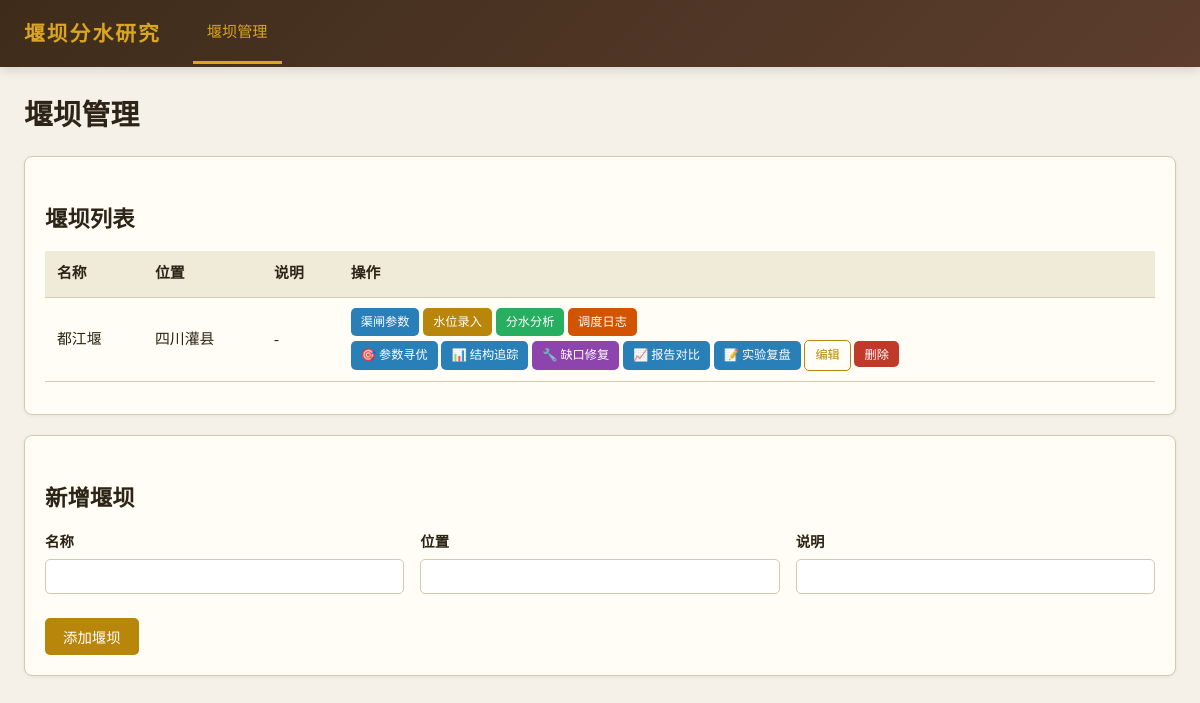
Before: /weirs with the older database file.
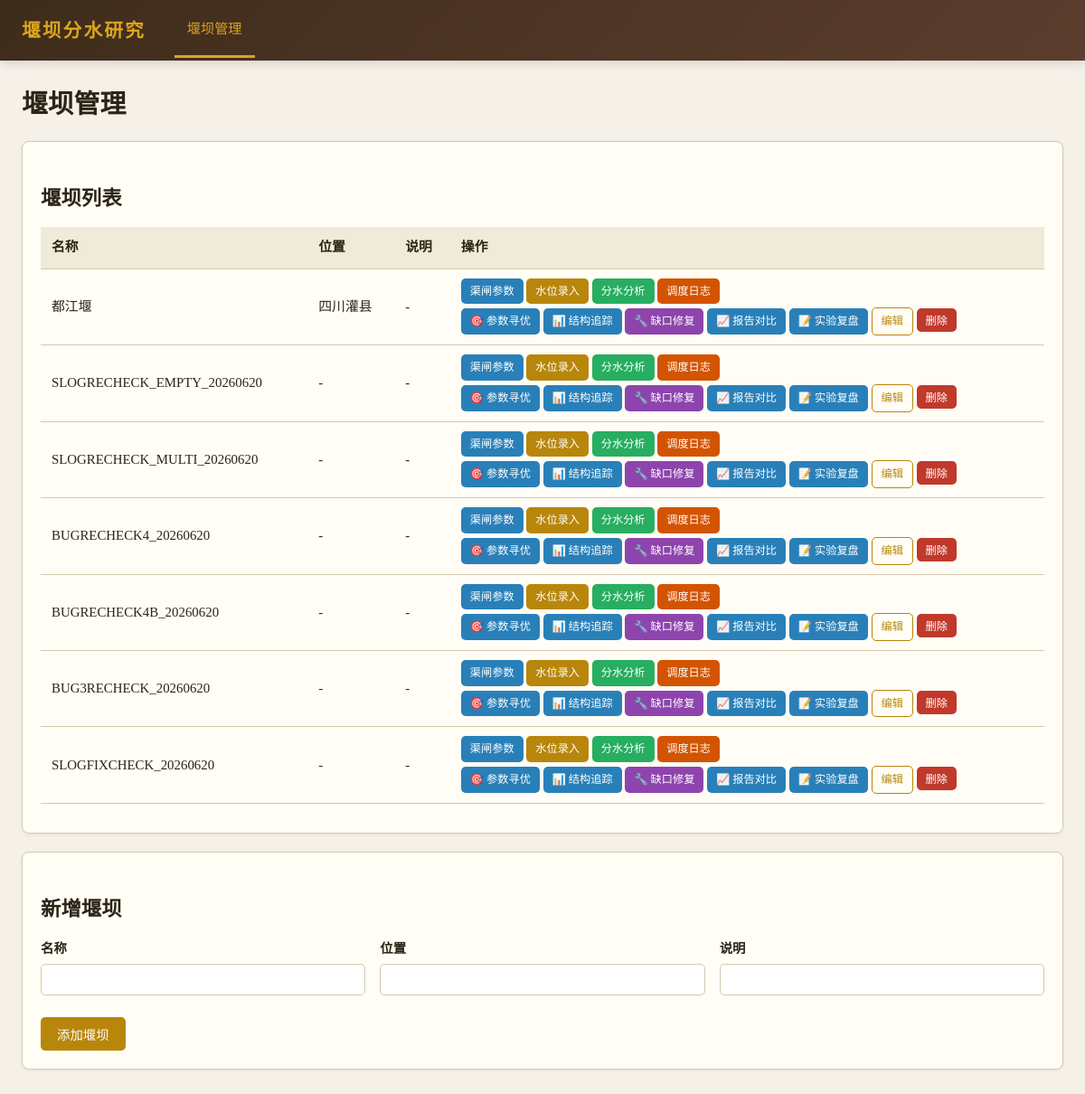
After: the same page with the newer database file.
### tables this page shows
CREATE TABLE weirs (
            id INTEGER PRIMARY KEY AUTOINCREMENT,
            name TEXT NOT NULL,
            location TEXT DEFAULT '',
            description TEXT DEFAULT ''
        );

### app/routers/weirs.py (the view)
@router.get("/weirs", response_class=HTMLResponse)
def weirs_page(request: Request):
    db = get_db()
    weirs = db.execute("SELECT * FROM weirs ORDER BY id").fetchall()
    db.close()
    return getattr(request.app.state, "templates", None).TemplateResponse(request, "weirs.html", {"weirs": weirs})

### app/templates/weirs.html (shortened to what this page needs)
{% extends "base.html" %}
{% block nav_weirs %}class="active"{% endblock %}
{% block content %}
<h1>堰坝管理</h1>
<div class="card">
    <h2>堰坝列表</h2>
    {% if weirs %}
    <table>
        <thead><tr><th>名称</th><th>位置</th><th>说明</th><th>操作</th></tr></thead>
        <tbody>
            {% for w in weirs %}
            <tr>
                <td>{{ w.name }}</td>
                <td>{{ w.location or '-' }}</td>
                <td>{{ w.description or '-' }}</td>
                <td>
                    <a href="/weirs/{{ w.id }}/canals" class="btn btn-sm btn-info">渠闸参数</a>
                    <a href="/weirs/{{ w.id }}/waterlevels" class="btn btn-sm btn-primary">水位录入</a>
                    <a href="/weirs/{{ w.id }}/schemes" class="btn btn-sm btn-success">分水分析</a>
                    <a href="/weirs/{{ w.id }}/schedule-logs" class="btn btn-sm btn-warning" style="background: #d35400; color: #fff;">调度日志</a>
                    <br style="margin:4px 0">
                    <a href="/weirs/{{ w.id }}/optimization" class="btn btn-sm btn-info" style="margin-top:4px">🎯 参数寻优</a>
                    <a href="/weirs/{{ w.id }}/tracking" class="btn btn-sm btn-info" style="margin-top:4px">📊 结构追踪</a>
                    <a href="/weirs/{{ w.id }}/gap-fix" class="btn btn-sm" style="background:#8e44ad;color:#fff;margin-top:4px">🔧 缺口修复</a>
                    <a href="/weirs/{{ w.id }}/compare" class="btn btn-sm btn-info" style="margin-top:4px">📈 报告对比</a>
                    <a href="/weirs/{{ w.id }}/review" class="btn btn-sm btn-info" style="margin-top:4px">📝 实验复盘</a>
                    <a href="/weirs/{{ w.id }}/edit" class="btn btn-sm btn-outline" style="margin-top:4px">编辑</a>
                    <form method="post" action="/weirs/{{ w.id }}/delete" style="display:inline" onsubmit="return confirm('确定删除？')">
                        <button type="submit" class="btn btn-sm btn-danger" style="margin-top:4px">删除</button>
                    </form>
                </td>
            </tr>
            {% endfor %}
        </tbody>
    </table>
    {% else %}
    <div class="empty-state"><p>暂无堰坝</p></div>
    {% endif %}
</div>
<div class="card">
    <h2>新增堰坝</h2>
    <form method="post" action="/weirs">
        <div class="form-row">
            <div class="form-group"><label>名称</label><input type="text" name="name" required></div>
            <div class="form-group"><label>位置</label><input type="text" name="location"></div>
            <div class="form-group"><label>说明</label><input type="text" name="description"></div>
        </div>
        <button type="submit" class="btn btn-primary" style="margin-top:12px">添加堰坝</button>
    </form>
</div>
{% endblock %}

Changed rows visible on the page:
added weirs: name "SLOGRECHECK_EMPTY_20260620", location "-", description "-"
added weirs: name "SLOGRECHECK_MULTI_20260620", location "-", description "-"
added weirs: name "BUGRECHECK4_20260620", location "-", description "-"
added weirs: name "BUGRECHECK4B_20260620", location "-", description "-"
added weirs: name "BUG3RECHECK_20260620", location "-", description "-"
added weirs: name "SLOGFIXCHECK_20260620", location "-", description "-"
